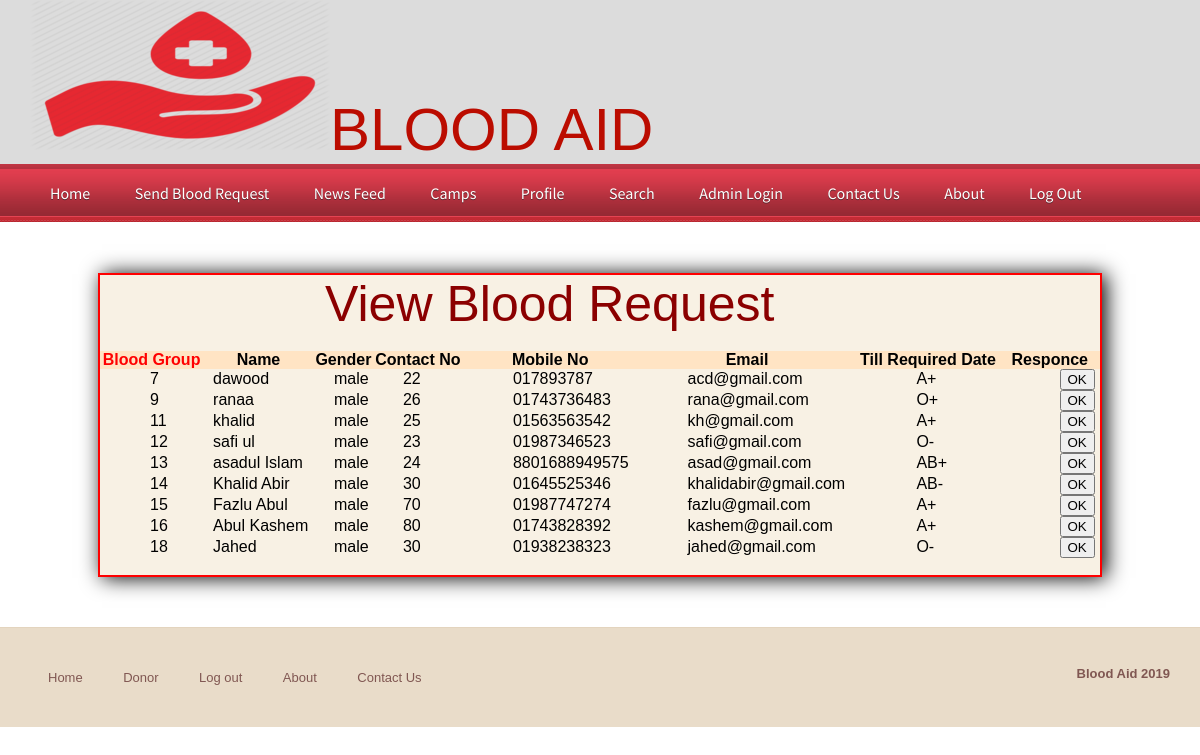
Screenshot of /viewrequest.php with the database file from the repository.
### tables this page shows
CREATE TABLE IF NOT EXISTS `requestes` (
  `req_id` int(100) NOT NULL,
  `name` varchar(100) NOT NULL,
  `gender` varchar(100) NOT NULL,
  `age` varchar(100) NOT NULL,
  `mobile` varchar(100) NOT NULL,
  `email` varchar(100) NOT NULL,
  `bg_name` varchar(100) NOT NULL,
  `reqdate` date NOT NULL,
  `detail` varchar(500) NOT NULL,
  `quan` int(30) NOT NULL,
  `Address` varchar(50) NOT NULL,
  `poster` varchar(100) NOT NULL,
  `flag` int(5) NOT NULL,
  `r_email` varchar(100) NOT NULL,
  `r_email1` varchar(50) NOT NULL
);

### viewrequest.php (the view, shortened to what this page needs)
<!DOCTYPE html PUBLIC "-//W3C//DTD XHTML 1.0 Transitional//EN" "http://www.w3.org/TR/xhtml1/DTD/xhtml1-transitional.dtd">
<html xmlns="http://www.w3.org/1999/xhtml">
<head>
<link href="css/lightbox.css" rel="stylesheet" />
    <link href="StyleSheet.css" rel="stylesheet" type="text/css" />
<link href="css/style.css" rel="stylesheet" type="text/css" media="all" />
<link href="css/flexslider.css" rel="stylesheet" type="text/css" media="all" />
</head>
<body>
<?php include('admin/function.php'); ?>
  <div style= "background-color : gainsboro;">
<div class="wrap">
<div class="header">
		<div class="logo">
			<h1 style="font-size:60px; color: #bb0c00; align:center;"><img src="pic/logo.png" alt="">BLOOD AID</h1>
		</div>
	</div>
</div>
</div>
<div class="nav_bg">
<div class="wrap">
		<?php require('header.php');?>
	</div>
<div style="height:300px; width:1000px; margin:auto; margin-top:50px; margin-bottom:50px; background-color:#f8f1e4; border:2px solid red; box-shadow:4px 1px 20px black;">
     <form method="post" enctype="multipart/form-data">
 <table cellpadding="20" cellspacing="20" width="1000px" height="200px"  style="margin:auto" >
   <tr><td colspan="7" align="center"><h1 style="font-size:50px; color: darkred;">View Blood Request</h1></td></tr>
   <tr><td>&nbsp;</td><td>&nbsp;</td></tr>
 <tr style="background-color:bisque" align="center" class="bold">
             <td class="bold" style="color:red"  >Blood Group</td><td align="center">Name</td><td align="center">Gender</td><td align="center">Contact No</td><td align="center">Mobile No</td><td align="center">Email</td>
            <td align="center">Till Required Date</td><td align="center">Responce</td>
        </tr>
<form action='give.php'>
<?php
$cn=mysqli_connect("localhost","root","","bloodbank");
$s="select * from requestes";
	$result=mysqli_query($cn,$s);
	while($data=mysqli_fetch_array($result))
	{
				echo"<tr><td  style=' padding-left:50px'>$data[0]</td><td  style=' padding-left:10px'>$data[1]</td><td  style=' padding-left:20px'>$data[2]</td><td  style=' padding-left:30px'>$data[3]</td><td  style=' padding-left:50px'>$data[4]</td><td  style=' padding-left:50px'>$data[5]</td><td  style=' padding-left:60px'>$data[6]</td><td  style=' padding-left:60px'><button name='donner' value='21'>OK</button></td></tr>";
			}
			?>
	</form>
</table>
</form>
        </div>
<div class="ftr-bg">
<div class="wrap">
<div class="footer">
	<div class="f_nav">
		<ul>
			<li><a href="home(afer).php">Home</a></li>
			<li><a href="donar.php">Donor</a></li>
			<li><a href="index.php">Log out</a></li>
            <li><a href="aboutus.php">About</a></li>
            <li><a href="contact.php">Contact Us</a></li>
            </ul>
	</div>
		<div class="copy">
			<p class="title">Blood Aid 2019 </p>
		</div>
</div>
</div>
</div>
</body>
</html>

### Admin/function.php (shortened to what this page needs)
<!DOCTYPE html PUBLIC "-//W3C//DTD XHTML 1.0 Transitional//EN" "http://www.w3.org/TR/xhtml1/DTD/xhtml1-transitional.dtd">
<html xmlns="http://www.w3.org/1999/xhtml">
<head>
</head>
<body>
</body>
</html>

### header.php
<ul class="nav">
			<li><a href="home(after).php">Home</a></li>
			<li><a href="requests.php">Send Blood Request</a></li>
            <li><a href="#">News Feed</a></li>
            <li><a href="#">Camps</a></li>
            <li><a href="donor/index.php">Profile</a></li>
            <li><a href="search.php">Search</a></li>
			            <li><a href="admin/admimlogin.php">Admin Login</a></li>
            <li><a href="#">Contact Us</a></li>
           	<li><a href="#">About</a></li>
           	<li><a href="logout.php">Log out</a></li>
            </ul>

### css/lightbox.css (style rules this page uses)
body:after { content: url(../img/close.png) url(../img/loading.gif) url(../img/prev.png) url(../img/next.png); display: none; }

### StyleSheet.css (style rules this page uses)
.title { font-weight:bold; color:#805752; font-size: 16px; text-align: left; padding-left: 20px; }
.bold { font-weight:bold; }

### css/style.css (style rules this page uses)
html,body,div,span,applet,object,iframe,h1,h2,h3,h4,h5,h6,p,blockquote,pre,a,abbr,acronym,address,big,cite,code,del,dfn,em,img,ins,kbd,q,s,samp,small,strike,strong,sub,sup,tt,var,b,u,i,dl,dt,dd,ol,nav ul,nav li,fieldset,form,label,legend,table,caption,tbody,tfoot,thead,tr,th,td,article,aside,canvas,details,embed,figure,figcaption,footer,header,hgroup,menu,nav,output,ruby,section,summary,time,mark,audio,video { margin:0;padding:0;border:0;font-size:100%;font:inherit;vertical-align:baseline; }
ol,ul { list-style:none;margin:0;padding:0; }
table { border-collapse:collapse;border-spacing:0; }
a { text-decoration:none; }
img { max-width:100%; }
body { font-family: Arial, Geneva,Helvetica, sans-serif; font-size: 100%; }
.wrap { margin:0 auto; width:80%; }
.nav_bg { background: url('../images/nav_bg.png') center 0 repeat-x #CF797E; height:58px; }
.nav li { display:inline-block; }
.nav li a { font-family: 'Source Sans Pro', sans-serif; line-height:1.8em; display:block; text-decoration:none; font-weight:normal; color:#ffffff; padding:15px 20px; font-size: 1em; text-transform: capitalize; text-shadow: 0 1px 0 #5C2830; letter-spacing:0px; }
.ftr-bg { background: #E9DCC9; border-top: 1px solid rgba(214, 195, 167, 0.34); }
.footer { padding:3% 0; }
.f_nav { float:left; }
.f_nav li { display: inline-block; }
.f_nav li a { border-radius: 5px; -webkit-border-radius: 5px; -moz-border-radius: 5px; -o-border-radius: 5px; display:block; padding: 8px 18px; color: #805752; font-size: 0.8125em; }
.copy { float: right; }
.copy p { color: #805752; font-size: 0.8125em; line-height: 1.8em; }
@media only screen and (max-width: 1280px) { .wrap { width:95%; } }

### rows the page displays
requestes: req_id "7", name "dawood", gender "male", age "22", mobile "017893787", email "acd@gmail.com", bg_name "A+"
requestes: req_id "9", name "ranaa", gender "male", age "26", mobile "01743736483", email "rana@gmail.com", bg_name "O+"
requestes: req_id "11", name "khalid", gender "male", age "25", mobile "01563563542", email "kh@gmail.com", bg_name "A+"
requestes: req_id "12", name "safi ul", gender "male", age "23", mobile "01987346523", email "safi@gmail.com", bg_name "O-"
requestes: req_id "13", name "asadul Islam", gender "male", age "24", mobile "8801688949575", email "asad@gmail.com", bg_name "AB+"
requestes: req_id "14", name "Khalid Abir", gender "male", age "30", mobile "01645525346", email "khalidabir@gmail.com", bg_name "AB-"
requestes: req_id "15", name "Fazlu Abul", gender "male", age "70", mobile "01987747274", email "fazlu@gmail.com", bg_name "A+"
requestes: req_id "16", name "Abul Kashem", gender "male", age "80", mobile "01743828392", email "kashem@gmail.com", bg_name "A+"
requestes: req_id "18", name "Jahed", gender "male", age "30", mobile "01938238323", email "jahed@gmail.com", bg_name "O-"
